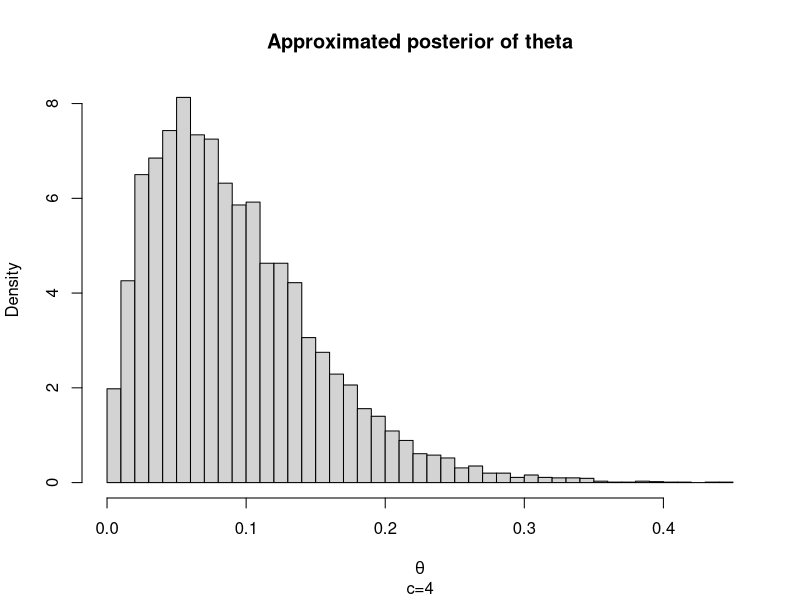
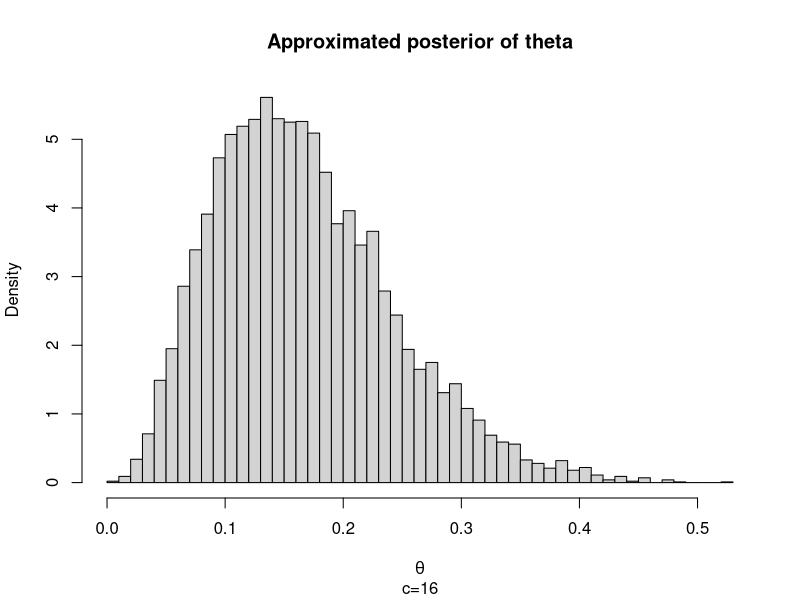
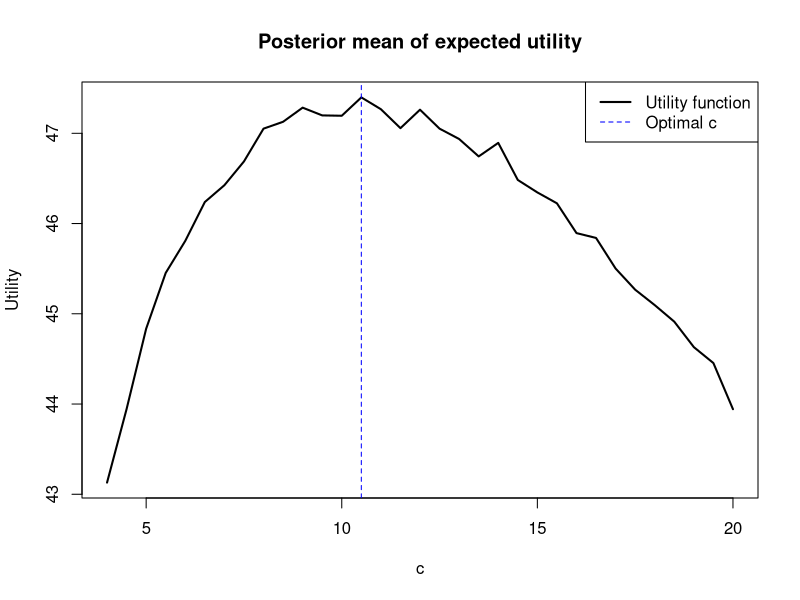

These charts were generated, in order, by the following R code:
## Bayesian data analysis before an upcoming election. According to model, the posterior of the vote share theta
## that the party will get in the election is Beta(sqrt(c), 20) distributed, where c is the amount (in million SEK)
## that the party spends on the compaign. 
## a) Sample 10000 draws from posterior of thetafor the cases when c=4 and c=16. Based on the samples, plot the 
## posterior of theta for both cases.

postTheta_4=rbeta(10000, sqrt(4), 20)
postTheta_16=rbeta(10000, 4, 20)
hist(postTheta_4, breaks=50, main="Approximated posterior of theta", sub="c=4", xlab=expression(theta), freq=FALSE)
hist(postTheta_16, breaks=50, main="Approximated posterior of theta", sub="c=16", xlab=expression(theta), freq=FALSE)

## Compute probability that party gets at least 10 % of the votes for both cases. 

prob_4=sum(postTheta_4>0.1)/10000
prob_16=sum(postTheta_16>0.1)/10000
prob_4
prob_16

## To evaluate election results, utility function u(theta, c)=100+20log(theta)-c is used. How much money should
## they spend on the campaign? Do at least 10000 draws. Assume that maximum campaign budget is 20 million SEK.
## Consider values of c on the grid seq(4,20,0.5)

cGrid=seq(4,20,0.5)
postC=matrix(0,10000,length(cGrid))
set.seed(12345)
utility = function(c) {
  thetaDraws=rbeta(10000, sqrt(c), 20)
  return(100+20*log(thetaDraws)-c)
}
# Since quadratic loss function, choose posterior mean
postMean=rep(0,length(cGrid))
for(i in 1:length(cGrid)) {
  postC[,i]=utility(cGrid[i])
  postMean[i]=mean(postC[,i])
}

plot(cGrid, postMean, main="Posterior mean of expected utility", xlab="c", ylab="Utility", type="l", lwd=2)
optC=cGrid[which(postMean==max(postMean))]
abline(v=optC, col="blue", lwd=1, lty=2)
legend("topright", legend=c("Utility function", "Optimal c"), col=c("black", "blue"), lty=c(1,2), lwd=c(2,1))
optC

## Optimal decision is to invest 10.5 million SEK into the campaign
